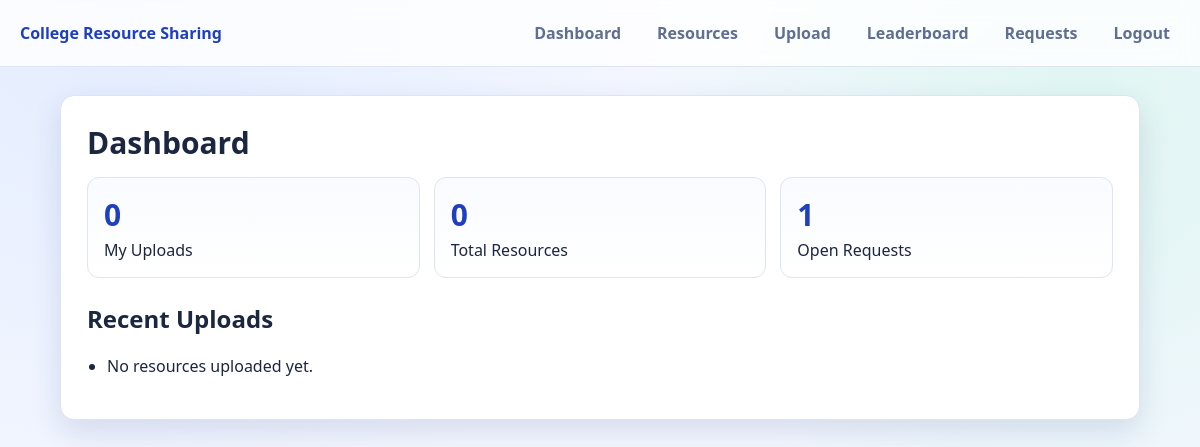
/dashboard (signed in), run on an earlier commit of the app's database.
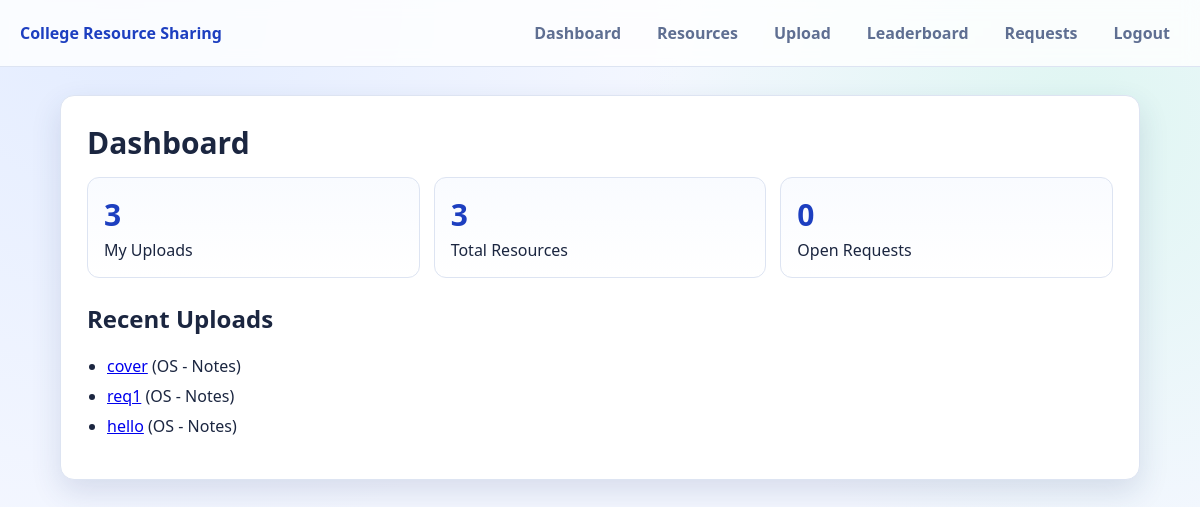
And on a later commit of the database.
### resources/models.py (models this page shows, shortened)
class Resource(models.Model):
    RESOURCE_TYPES = (
        ("notes", "Notes"),
        ("pyq", "PYQ"),
        ("book", "Book"),
    )
    title = models.CharField(max_length=200)
    subject = models.ForeignKey(Subject, on_delete=models.CASCADE, related_name="resources")
    uploaded_by = models.ForeignKey(settings.AUTH_USER_MODEL, on_delete=models.CASCADE, related_name="resources")
    file = models.FileField(upload_to="resources/")
    type = models.CharField(max_length=10, choices=RESOURCE_TYPES)
    downloads = models.PositiveIntegerField(default=0)
    rating = models.FloatField(default=0)
    created_at = models.DateTimeField(auto_now_add=True)
    class Meta:
        ordering = ["-created_at"]

### subjects/models.py (models this page shows, shortened)
class Subject(models.Model):
    name = models.CharField(max_length=120)
    department = models.CharField(max_length=120)
    semester = models.PositiveIntegerField()
    class Meta:
        unique_together = ("name", "department", "semester")
        ordering = ["department", "semester", "name"]

### accounts/views.py (the view)
# urls.py: path("dashboard", dashboard_view, name="dashboard"),
@login_required
def dashboard_view(request):
    recent_uploads = Resource.objects.select_related("subject", "uploaded_by").order_by("-created_at")[:5]
    context = {
        "recent_uploads": recent_uploads,
        "my_uploads": Resource.objects.filter(uploaded_by=request.user).count(),
        "open_requests": Request.objects.filter(fulfilled=False).count(),
        "total_resources": Resource.objects.count(),
    }
    return render(request, "dashboard.html", context)

### templates/dashboard.html
{% extends "base.html" %}
{% block content %}
<h1>Dashboard</h1>
<div class="stats">
    <div class="card"><strong>{{ my_uploads }}</strong><span>My Uploads</span></div>
    <div class="card"><strong>{{ total_resources }}</strong><span>Total Resources</span></div>
    <div class="card"><strong>{{ open_requests }}</strong><span>Open Requests</span></div>
</div>
<h2>Recent Uploads</h2>
<ul>
    {% for resource in recent_uploads %}
        <li>
            <a href="/resource/{{ resource.id }}">{{ resource.title }}</a>
            ({{ resource.subject.name }} - {{ resource.get_type_display }})
        </li>
    {% empty %}
        <li>No resources uploaded yet.</li>
    {% endfor %}
</ul>
{% endblock %}

What changed in the data, as far as the page shows it:
added Resource: title "cover", subject.name "OS", type "Notes"
added Resource: title "req1", subject.name "OS", type "Notes"
added Resource: title "hello", subject.name "OS", type "Notes"
Also different on the page:
{{ my_uploads }}: "0" → "3"
{{ total_resources }}: "0" → "3"
{{ open_requests }}: "1" → "0"
text no longer shown: "No resources uploaded yet."
